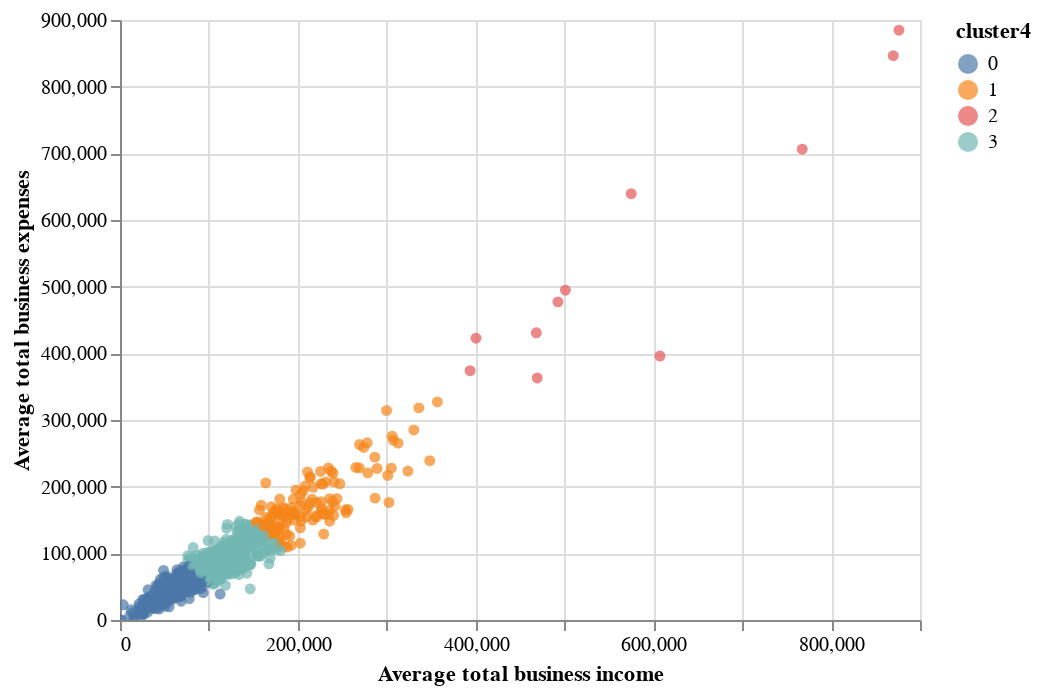

Source (notebook cell):
### Markdown cell above
Tuning hyperparameter

### Code cell
kmeans = KMeans(random_state=seed, n_clusters=4,init='k-means++', n_init=5)

kmeans.fit(X)


df['cluster4'] = model3.predict(X)

scatter_plot.encode(
    x='Average total business income', 
    y='Average total business expenses', 
    color='cluster4:N', 
    tooltip = ['Postcode', 'cluster', 'Average total business income', 'Average total business expenses']
).interactive()

### Figure 1 — Vega-Lite specification as saved in the notebook (floating-point values rounded to 4 significant figures; data arrays with more than 128 entries replaced by an {"elided": "..."} marker saying what was removed)
{"config": {"view": {"continuousWidth": 400, "continuousHeight": 300}}, "data": {"name": "data-264cb8043a3078ee9ddbdadd851abaa0"}, "mark": "circle", "encoding": {"color": {"type": "nominal", "field": "cluster4"}, "tooltip": [{"type": "quantitative", "field": "Postcode"}, {"type": "quantitative", "field": "cluster"}, {"type": "quantitative", "field": "Average total business income"}, {"type": "quantitative", "field": "Average total business expenses"}], "x": {"type": "quantitative", "field": "Average total business income"}, "y": {"type": "quantitative", "field": "Average total business expenses"}}, "selection": {"selector008": {"type": "interval", "bind": "scales", "encodings": ["x", "y"]}}, "$schema": "https://vega.github.io/schema/vega-lite/v4.8.1.json", "datasets": {"data-264cb8043a3078ee9ddbdadd851abaa0": {"elided": "2473 records"}}}
